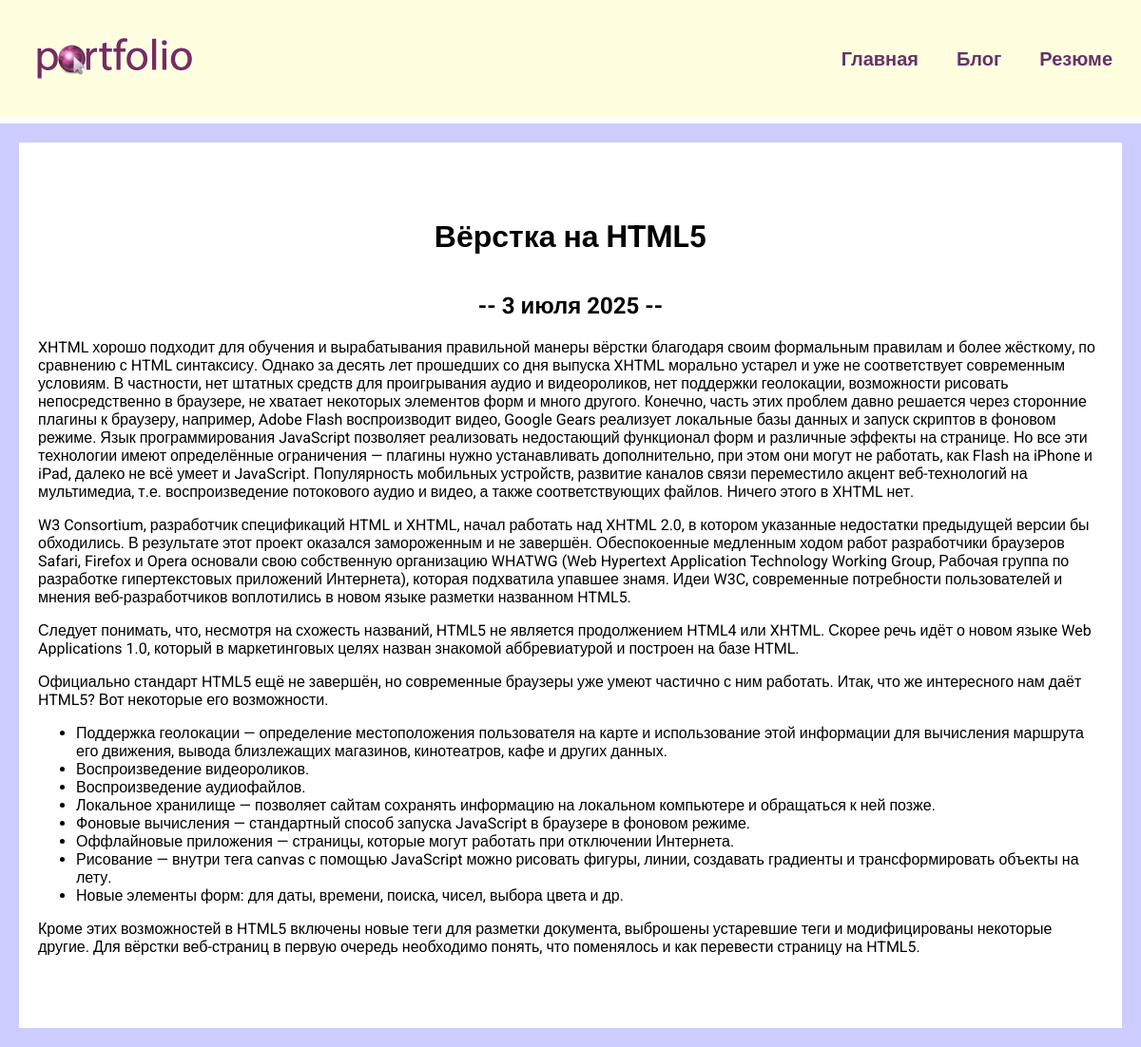
Page /blog/1/ on the committed database.
### blog/models.py (models this page shows, shortened)
class Blog(models.Model):
    title = models.CharField(max_length=200)
    description = models.TextField()
    data = models.DateField()

### blog/views.py (the view)
# urls.py: path("<int:blog_id>/", views.detail, name="detail"),
def detail(request, blog_id):
    blog = get_object_or_404(Blog, pk=blog_id)
    return render(request, "blog/details.html", {"blog": blog})

### blog/templates/blog/details.html
{% extends 'skills/base.html' %} {% block content %}
<div class="detail">
    <h1>{{ blog.title }}</h1>
    <h2>-- {{ blog.data|date:'j E Y' }} --</h2>
    {{blog.description|safe}}
</div>
{% endblock %}

### skills/static/css/style.css (style rules this page uses)
body { font-family: "Roboto", sans-serif; background: #ccccff; padding: 0; margin: 0; }
h1 { text-align: center; margin: 60px 0 40px; }
h2 { text-align: center; margin: 20px 0; }
.detail { background: #fff; padding: 20px 20px 60px; box-sizing: border-box; }

### rows in the picture
Blog: title "Вёрстка на HTML5", data "3 июля 2025", description "XHTML хорошо подходит для обучения и вырабатывания правильной манеры вёрстки благодаря своим формальным правилам и более жёсткому, по сравнению с HTML синтаксису. Однако за десять лет прошедших со дня выпуска XHTML морально устарел и уже не соответствует современным условиям. В частности, нет штатных средств для проигрывания аудио и видеороликов, нет поддержки геолокации, возможности рисовать непосредственно в браузере, не хватает некоторых элементов форм и много другого. Конечно, часть этих проблем давно решается через сторонние плагины к браузеру, например, Adobe Flash воспроизводит видео, Google Gears реализует локальные базы данных и запуск скриптов в фоновом режиме. Язык…"
